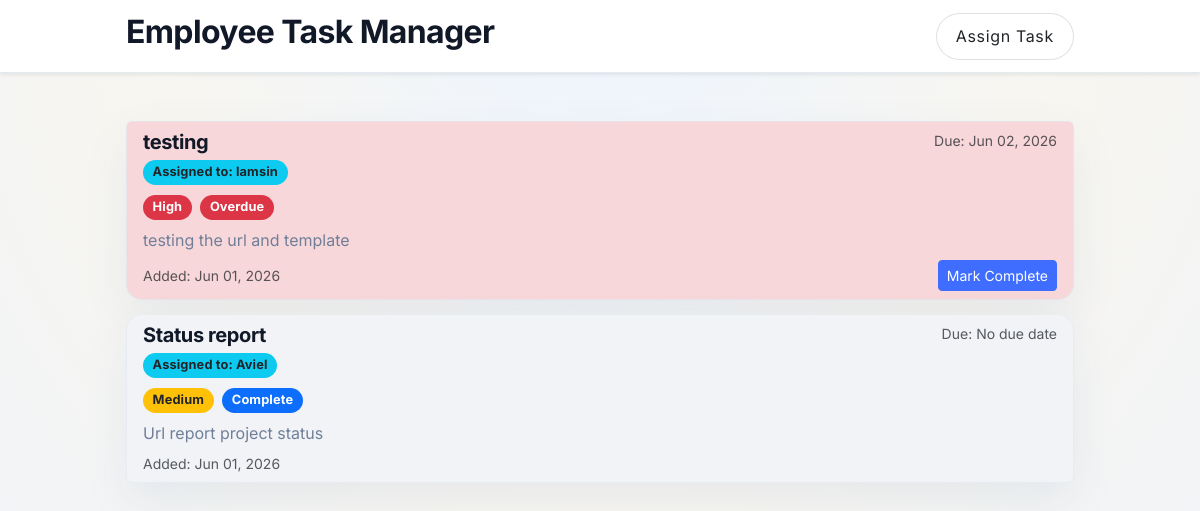
Before: / with the older database file.
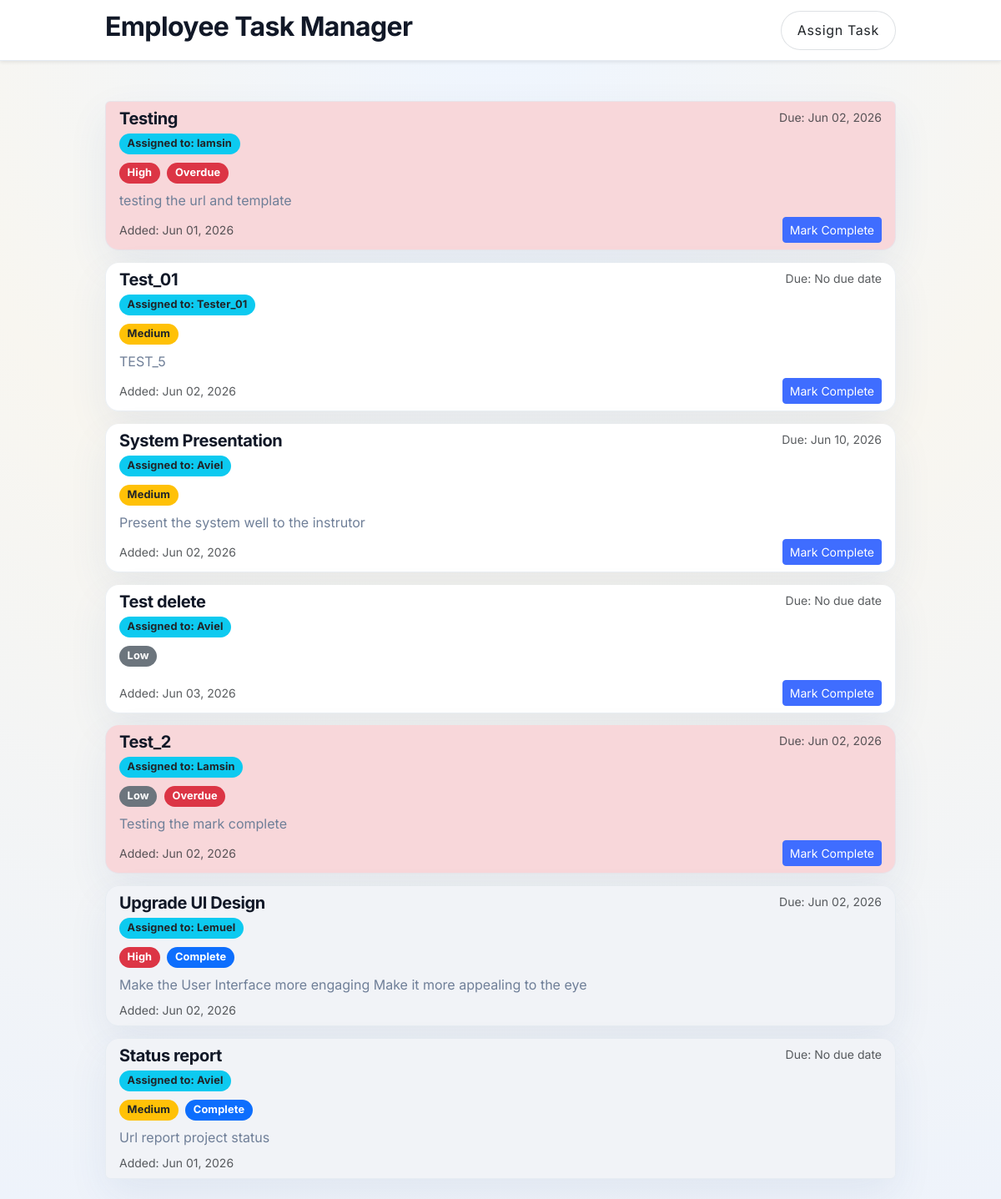
After: the same page with the newer database file.
### tasks/models.py (models this page shows, shortened)
class Task(models.Model):
    PRIORITY_LOW = 1
    PRIORITY_MEDIUM = 2
    PRIORITY_HIGH = 3
    PRIORITY_CHOICES = [
        (PRIORITY_LOW, 'Low'),
        (PRIORITY_MEDIUM, 'Medium'),
        (PRIORITY_HIGH, 'High'),
    ]
    title = models.CharField(max_length=200)
    description = models.TextField(blank=True)
    assigned_to = models.CharField(max_length=100, blank=True, default='')
    priority = models.IntegerField(choices=PRIORITY_CHOICES, default=PRIORITY_MEDIUM)
    completed = models.BooleanField(default=False)
    completed_at = models.DateTimeField(blank=True, null=True)
    due_date = models.DateField(blank=True, null=True)
    created_at = models.DateTimeField(auto_now_add=True)
    MAX_DUE_YEARS = 10
    class Meta:
        ordering = ['completed', '-priority', '-created_at']
    @property
    def is_overdue(self):
        return bool(
            self.due_date and not self.completed and self.due_date < timezone.localdate()
        )

### tasks/views.py (the view)
# urls.py: path('', TaskListView.as_view(), name='task-list'),
class TaskListView(ListView):
    model = Task
    template_name = 'tasks/task_list.html'
    context_object_name = 'tasks'

### tasks/templates/tasks/task_list.html (shortened to what this page needs)
{% extends 'base.html' %}
{% block content %}
{% if tasks %}
    <div class="list-group" aria-label="Task list">
        {% for task in tasks %}
            <div class="list-group-item list-group-item-action position-relative
                {% if task.completed %}list-group-item-secondary
                {% elif task.is_overdue %}list-group-item-danger
                {% endif %}">
                <div class="d-flex w-100 justify-content-between">
                    <div>
                        <h5 class="mb-1">{{ task.title }}</h5>
                        <div class="mb-2">
                            {% if task.assigned_to %}
                                <span class="badge bg-info text-dark">Assigned to: {{ task.assigned_to }}</span>
                            {% else %}
                                <span class="badge bg-secondary">Unassigned</span>
                            {% endif %}
                        </div>
                        <div class="mb-2">
                            {% if task.priority == 3 %}
                                <span class="badge bg-danger">{{ task.get_priority_display }}</span>
                            {% elif task.priority == 2 %}
                                <span class="badge bg-warning text-dark">{{ task.get_priority_display }}</span>
                            {% else %}
                                <span class="badge bg-secondary">{{ task.get_priority_display }}</span>
                            {% endif %}
                            {% if task.completed %}
                                <span class="badge bg-primary ms-1">Complete</span>
                            {% endif %}
                            {% if task.is_overdue %}
                                <span class="badge bg-danger ms-1">Overdue</span>
                            {% endif %}
                        </div>
                    </div>
                    <small class="text-muted text-nowrap">
                        Due: {{ task.due_date|date:'M d, Y'|default:'No due date' }}
                    </small>
                </div>
                <p class="mb-1 text-truncate" title="{{ task.description }}">{{ task.description }}</p>
                <div class="task-footer mt-2">
                    <small class="text-muted">Added: {{ task.created_at|date:'M d, Y' }}</small>
                    {% if not task.completed %}
                        <form method="post"
                              action="{% url 'tasks:task-complete' task.pk %}"
                              class="task-actions"
                              style="position: relative; z-index: 1;">
                            <button type="submit" class="btn btn-sm btn-primary">Mark Complete</button>
                        </form>
                    {% endif %}
                </div>
            </div>
        {% endfor %}
    </div>
{% else %}
    <div class="alert alert-info" role="alert">
        No employee tasks found. <a href="{% url 'tasks:task-create' %}" class="alert-link">Assign one</a> to get started.
    </div>
{% endif %}
{% endblock %}

### tasks/templates/base.html (shortened to what this page needs)
{% load static %}
<!DOCTYPE html>
<html lang="{{ LANGUAGE_CODE|default:'en' }}">
<head>
    <link rel="stylesheet" href="https://cdn.jsdelivr.net/npm/bootstrap@5.3.0/dist/css/bootstrap.min.css">
    <link rel="stylesheet" href="{% static 'tasks/css/base.css' %}">
</head>
<body>
<nav class="navbar navbar-expand-lg shadow-sm mb-4" data-bs-theme="light" aria-label="Main navigation">
    <div class="container">
        <a class="navbar-brand" href="{% url 'tasks:task-list' %}"><h2>Employee Task Manager</h2></a>
        <div class="d-flex">
            <a class="btn btn-outline-dark" href="{% url 'tasks:task-create' %}">Assign Task</a>
        </div>
    </div>
</nav>
<main class="container py-4">
    {% block content %}{% endblock %}
</main>
</body>
</html>

### tasks/static/tasks/css/base.css (style rules this page uses)
:root { --navbar-height: 72px; --font-sans: 'Inter', system-ui, -apple-system, BlinkMacSystemFont, 'Segoe UI', sans-serif; --color-bg: #eef3fb; --color-surface: rgba(255, 255, 255, 0.92); --color-text: #172a45; --color-heading: #111827; --color-primary: #3f6dff; --color-primary-dark: #2c55d5; --color-muted: #6f7f98; --color-border: rgba(226, 232, 240, 0.9); --color-shadow: rgba(34, 72, 146, 0.08); --color-shadow-hover: rgba(34, 72, 146, 0.14); --radius-card: 1rem; --radius-pill: 999px; }
body { min-height: 100vh; background: radial-gradient(circle at top, #eef5ff 0%, #f8f6f0 45%, var(--color-bg) 100%); color: var(--color-text); font-family: var(--font-sans); text-rendering: optimizeLegibility; -webkit-font-smoothing: antialiased; -moz-osx-font-smoothing: grayscale; }
h1, h2, h3, h4, h5, h6 { color: var(--color-heading); font-weight: 700; letter-spacing: -0.02em; }
p, label, .text-muted, .form-label { color: var(--color-muted); }
.container, main.container { max-width: 980px; width: 100%; padding-inline: 1rem; }
.navbar { background: rgba(255, 255, 255, 0.96); border-bottom: 1px solid var(--color-border); backdrop-filter: blur(12px); position: sticky; top: 0; z-index: 1100; }
.navbar .navbar-brand { font-weight: 700; letter-spacing: 0.06em; color: var(--color-heading); font-size: 1.05rem; }
.btn-outline-dark { letter-spacing: 0.04em; border-radius: var(--radius-pill); padding: 0.65rem 1.2rem; background: rgba(255, 255, 255, 0.95); border-color: rgba(23, 42, 69, 0.14); }
.btn, .form-select, .form-control { transition: transform 0.2s ease, box-shadow 0.2s ease, background-color 0.2s ease; }
.btn-primary { background-color: var(--color-primary); border-color: var(--color-primary); }
.card, .list-group-item { border: 0; border-radius: var(--radius-card); background: var(--color-surface); box-shadow: 0 18px 48px var(--color-shadow); transition: transform 0.24s ease, box-shadow 0.24s ease, border-color 0.24s ease; will-change: transform; animation: fadeInUp 0.5s ease both; }
.card, .list-group-item { border: 1px solid rgba(226, 232, 240, 0.85); }
.card:nth-child(1), .list-group-item:nth-child(1) { animation-delay: 0.00s; }
.card:nth-child(2), .list-group-item:nth-child(2) { animation-delay: 0.05s; }
.card:nth-child(3), .list-group-item:nth-child(3) { animation-delay: 0.10s; }
.card:nth-child(4), .list-group-item:nth-child(4) { animation-delay: 0.15s; }
.card:nth-child(5), .list-group-item:nth-child(5) { animation-delay: 0.20s; }
.card:nth-child(6), .list-group-item:nth-child(6) { animation-delay: 0.25s; }
.card:nth-child(7), .list-group-item:nth-child(7) { animation-delay: 0.30s; }
.list-group-item { margin-bottom: 0.9rem; background: rgba(255, 255, 255, 0.98); border: 1px solid rgba(226, 232, 240, 0.7); }
.list-group-item:last-child { margin-bottom: 0; }
.list-group-item-danger { background-color: #f8d7da; color: #000; }
.list-group-item-secondary { background-color: #f1f3f7; opacity: 1; }
.task-footer, .task-summary { display: flex; flex-wrap: wrap; justify-content: space-between; gap: 0.75rem; align-items: center; }
.text-muted { color: var(--color-muted); }
.badge { font-size: 0.8rem; padding: 0.5em 0.75em; border-radius: var(--radius-pill); letter-spacing: 0.01em; }

Changed rows visible on the page:
changed Task "testing the url and template": title "testing" → "Testing"
added Task: title "Test_01", assigned_to "Tester_01", priority "Medium", due_date "No due date", description "TEST_5", created_at "Jun 02, 2026", completed "Mark Complete"
added Task: title "System Presentation", assigned_to "Aviel", priority "Medium", due_date "Jun 10, 2026", description "Present the system well to the instrutor", created_at "Jun 02, 2026", completed "Mark Complete"
added Task: title "Test delete", assigned_to "Aviel", priority "Low", due_date "No due date", created_at "Jun 03, 2026", completed "Mark Complete"
added Task: title "Test_2", assigned_to "Lamsin", priority "Low", completed "Overdue", due_date "Jun 02, 2026", description "Testing the mark complete", created_at "Jun 02, 2026"
added Task: title "Upgrade UI Design", assigned_to "Lemuel", priority "High", completed "Complete", due_date "Jun 02, 2026", description "Make the User Interface more engaging Make it more appealing to the eye", created_at "Jun 02, 2026"
